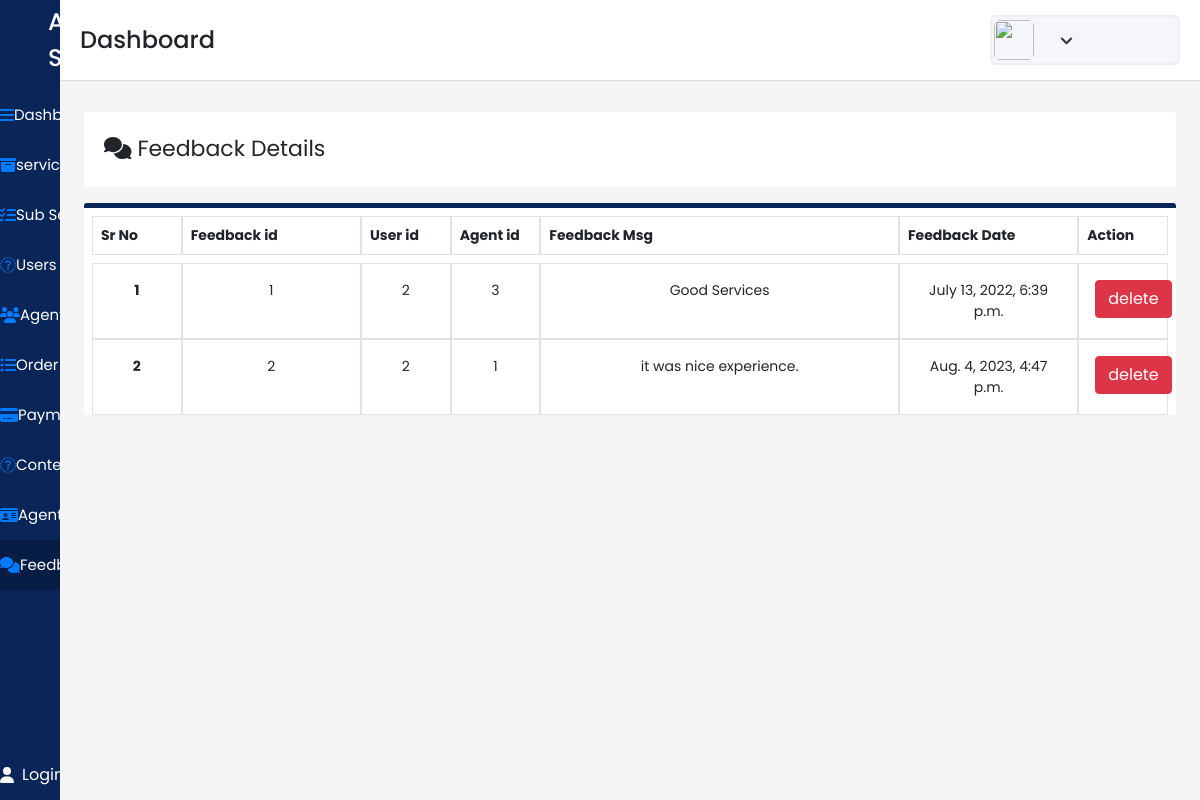
The app's page /admindash/feedback/ with its own data.
### user/models.py (models this page shows)
class Feedback(models.Model):
    feedbackid=models.IntegerField(primary_key=True)
    userid=models.IntegerField()
    agentid=models.IntegerField()
    feedbackmessage=models.CharField(max_length=300,null=FALSE)
    feedbackdate=models.DateTimeField(max_length=200,null=FALSE)

### adminpan/views.py (the view)
# urls.py: path('feedback/',views.feedback,name='feedback'),
def feedback(request):
    allFeedbacks=Feedback.objects.all()
    context={'Feedbacks':allFeedbacks}
    return render(request,"feedback.html",context)

### adminpan/templates/feedback.html (shortened to what this page needs)
{% load static %}
<!DOCTYPE html>
<html lang="en" dir="ltr">
  <head>
    <link rel="stylesheet" href="{% static "./style.css" %}">
   <link href="{% static "https://unpkg.com/boxicons@2.0.7/css/boxicons.min.css" %}" rel='stylesheet'>
    <link rel="stylesheet" href="{% static "path/to/font-awesome/css/font-awesome.min.css"  %}">
    <link href="{% static "https://cdn.jsdelivr.net/npm/bootstrap@5.1.3/dist/css/bootstrap.min.css"  %}" rel="stylesheet">
    <link href="{% static "https://cdn.jsdelivr.net/npm/bootstrap@5.1.3/dist/css/bootstrap.min.css" %}" rel="stylesheet">
    <link rel="stylesheet" href="{% static "./css/bootstrap.min.css" %}">
    <link href="{% static "https://stackpath.bootstrapcdn.com/bootstrap/4.4.1/css/bootstrap.min.css" %}" rel="stylesheet"/>
  </head>
<body>
  <div class="sidebar">
    <div class="logo-details pl-5">
      <span class="logo_name">All in Services</span>
    </div>
      <ul class="nav-links">
        <li>
          <a href={% url 'adminpan' %} >
            <i class="fa fa-bars" aria-hidden="true"></i>
            <span class="links_name">Dashboard</span>
          </a>
        </li>
        <li>
          <a href={% url 'services' %}>
            <i class="fa fa-archive" aria-hidden="true"></i>
            <span class="links_name">services</span>
        </li>
        <li>
          <a href={% url 'subservices' %}>
            <i class="fa fa-tasks" aria-hidden="true"></i>
            <span class="links_name">Sub Service</span>
        </li>
        <li>
          <a href={% url 'users' %}>
            <i class="fa fa-user-o" aria-hidden="true"></i>
            <span class="links_name">Users</span>
        </li>
        <li>
          <a href={% url 'agent' %}>
            <i class="fa fa-users" aria-hidden="true"></i>
            <span class="links_name">Agent</span>
        </li>
        <li>
          <a href={% url 'order' %}>
            <i class="fa fa-list-ul" aria-hidden="true"></i>
            <span class="links_name">Order list</span>
        </li>
        <li>
          <a href={% url 'payment' %}>
            <i class="fa fa-credit-card-alt" aria-hidden="true"></i>
            <span class="links_name">Payment</span>
        </li>
        <li>
          <a href={% url 'contectus' %} >
            <i class="fa fa-envelope-o" aria-hidden="true"></i>
            <span class="links_name">Contect Us</span>
          </a>
        </li>
        <li>
          <a href={% url 'agentkyc' %} >
            <i class="fa fa-id-card" aria-hidden="true"></i>
            <span class="links_name">Agent KYC</span>
          </a>
        </li>
        <li>
          <a href={% url 'feedback' %} class="active">
            <i class="fa fa-comments" aria-hidden="true"></i>
            <span class="links_name">Feedback</span>
          </a>
        </li>
        <li class="log_out">
          {% if not request.user.is_authenticated %}
            <a class="links_name text-white"  href={% url 'login' %}><i class="fa fa-user pt-5px pr-2" aria-hidden="true"></i>Login/Register</a>
          {% endif %}
        </li>
      </ul>
    </div>
  <section class="home-section">
    <nav>
      <div class="sidebar-button">
        <span class="dashboard">Dashboard</span>
      </div>
      <div class="profile-details">
        <img src={% static "./images/All_in_one2.png" %} alt="">
        <i class='bx bx-chevron-down' ></i>
      </div>
    </nav>
    <section>
      <section id="users" class="p-4" >
          <div class="users mt-5">
            <div class=" user-title">
              <i class="fa fa-comments" aria-hidden="true"></i>
                Feedback Details
            </div>
          </div>
          <div class="user-list mt-3">
            <div class="row m-2">
              <div class="col-md-1 border p-2">
                <b>Sr No</b>
              </div>
              <div class="col-md-2 border p-2">
                <b>Feedback id</b>
              </div>
              <div class="col-md-1 border p-2">
                <b>User id</b>
              </div>
              <div class="col-md-1 border p-2">
                <b>Agent id</b>
              </div>
              <div class="col-md-4 border p-2 ">
                <b>Feedback Msg</b>
              </div>
              <div class="col-md-2 border p-2 ">
                <b>Feedback Date</b>
              </div>
              <div class="col-md-1 border p-2 ">
                <b>Action</b>
              </div>
            </div>
            <div class="row ml-2 mb-2 mr-2">
              {% for feedback  in Feedbacks %}
              <div class="col-md-1 border p-3 text-center">
               <b> {{forloop.counter}}</b>
              </div>
              <div class="col-md-2 border p-3 text-center">
                {{feedback.feedbackid}}
              </div>
              <div class="col-md-1 border p-3 text-center">
                {{feedback.userid}}
              </div>
              <div class="col-md-1 border p-3 text-center">
                {{feedback.agentid}}
              </div>
              <div class="col-md-4 border p-3 text-center">
                {{feedback.feedbackmessage}}
              </div>
              <div class="col-md-2 border p-3 text-center">
                {{feedback.feedbackdate}}
              </div>
                  <div class="col-md-1 border p-3 text-center">
                  <a href={% url 'deletedatafeedback' feedback.feedbackid %} method="post" class="d-inline">
                    <input type="submit" class="btn btn-danger" value="delete">
                  </a>
                </div>
                  {% endfor %}
                </div>
          </div>
      </section>
    </section>
</section>
</body>
</html>

### adminpan/static/style.css (style rules this page uses)
* { margin: 0; padding: 0; box-sizing: border-box; font-family: 'Poppins', sans-serif; }
#users .user-list { font-size: 14px !important; }
.sidebar { position: fixed; height: 100%; width: 240px; background: #0A2558; transition: all 0.5s ease; }
.sidebar .logo-details { height: 80px; display: flex; align-items: center; }
.sidebar .logo-details .logo_name { color: #fff; font-size: 24px; font-weight: 500; }
.sidebar .nav-links { margin-top: 10px; }
.sidebar .nav-links li { position: relative; list-style: none; height: 50px; }
.sidebar .nav-links li a { height: 100%; width: 100%; display: flex; align-items: center; text-decoration: none; transition: all 0.4s ease; }
.sidebar .nav-links li a.active { background: #081D45; }
.sidebar .nav-links li a .links_name { color: #fff; font-size: 15px; font-weight: 400; white-space: nowrap; }
.sidebar .nav-links .log_out { position: absolute; bottom: 0; width: 100%; }
.home-section { position: relative; background: #f5f5f5; min-height: 100vh; width: calc(100% - 240px); left: 240px; transition: all 0.5s ease; }
.home-section nav { display: flex; justify-content: space-between; height: 80px; background: #fff; display: flex; align-items: center; position: fixed; width: calc(100% - 240px); left: 240px; z-index: 100; padding: 0 20px; box-shadow: 0 1px 1px rgba(0, 0, 0, 0.1); transition: all 0.5s ease; }
.home-section nav .sidebar-button { display: flex; align-items: center; font-size: 24px; font-weight: 500; }
.home-section nav .profile-details { display: flex; align-items: center; background: #F5F6FA; border: 2px solid #EFEEF1; border-radius: 6px; height: 50px; min-width: 190px; padding: 0 15px 0 2px; }
nav .profile-details img { height: 40px; width: 40px; border-radius: 6px; object-fit: cover; }
nav .profile-details i { font-size: 25px; color: #333; }
#users { margin-top: 40px; position: absolute; background: #f5f5f5; width: 100%; }
#users .user-title { background-color: white; border-radius: 3px; height: 75px; padding: 20px; font-size: 22px; }
#users .user-list { background-color: white; border-radius: 3px; border-top: 5px solid #0a2558; }
@media (max-width: 1240px) { .sidebar { width: 60px; } }
@media (max-width: 1240px) { .home-section { width: calc(100% - 60px); left: 60px; } }
@media (max-width: 1240px) { .home-section nav { width: calc(100% - 60px); left: 60px; } }

### records on screen
Feedback: feedbackid "1", userid "2", agentid "3", feedbackmessage "Good Services", feedbackdate "July 13, 2022, 6:39 p.m."
Feedback: feedbackid "2", userid "2", agentid "1", feedbackmessage "it was nice experience.", feedbackdate "Aug. 4, 2023, 4:47 p.m."
